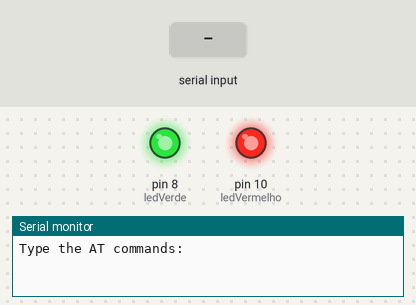
Recording of a sketch running on a simulated Arduino Uno, built with avr-gcc and run on an emulated ATmega328P. On the bench: output pins drawn as LEDs (lit = HIGH), the last lines printed to the serial monitor. The inputs (shaded band) are chosen by the test bench.

Above: at 1.2 s.
1.3 s: "0" received over the second serial link
At 2.5 s:
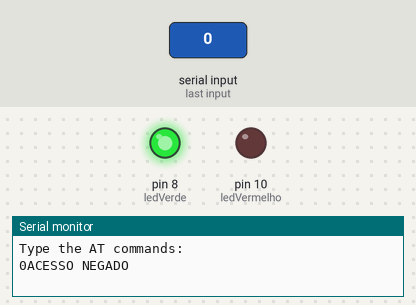
2.8 s: "1" received over the second serial link
At 3.7 s:
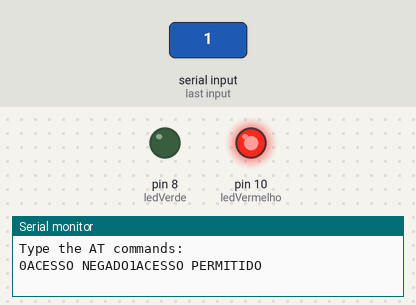
Timing chart, 0 to 5.8 s (numbered marks = the images above; inputs shaded):
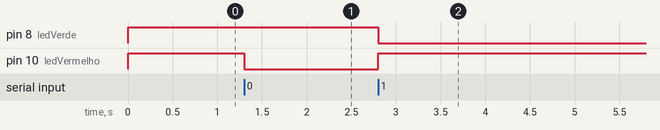

The sketch:

EmbeddedBLE.ino
```cpp
#include "SoftwareSerial.h"

SoftwareSerial bluetooth(2, 3); //TX, RX (do Bluetooth)
const int ledVermelho = 10;
const int ledVerde = 8;

void setup() {
  Serial.begin(38400);
  Serial.println(F("Type the AT commands:"));

  // Polarizacao invertida: 0(liga) / 1(desliga)
  pinMode(ledVermelho, OUTPUT);
  pinMode(ledVerde, OUTPUT);

  digitalWrite(10, 1);
  digitalWrite(ledVerde,  1);
  //Initialize the software serial
  bluetooth.begin(38400);
}

void loop() {

  // Verifica se o monitor serial enviou dados
  if (Serial.available()) {
    char r = Serial.read(); // Lê o dado e salva em registrador
    bluetooth.print(r);  // Envia o dado recebido do serial para o Bluetooth
    Serial.print(r);  // Imprime o dado
  }

  // Verifica se bluetooth recebeu um dado
  if (bluetooth.available()) {
    char r = bluetooth.read(); // Lê o dado e salva em registrador
    Serial.print(r); //Imprime o dado recebido

    if(r=='0') {
      Serial.print("ACESSO NEGADO");
      digitalWrite(ledVermelho, 0);
      digitalWrite(ledVerde,  1);
    }
    else if(r=='1') {
      Serial.print("ACESSO PERMITIDO");
      digitalWrite(ledVermelho, 1);
      digitalWrite(ledVerde,  0);
    }
  }
}
```

Measured:
- after the input at 1.3 s, pin 10 (ledVermelho): HIGH → LOW at once
- after the input at 2.8 s, pin 8 (ledVerde): HIGH → LOW at once; pin 10 (ledVermelho): LOW → HIGH at once
